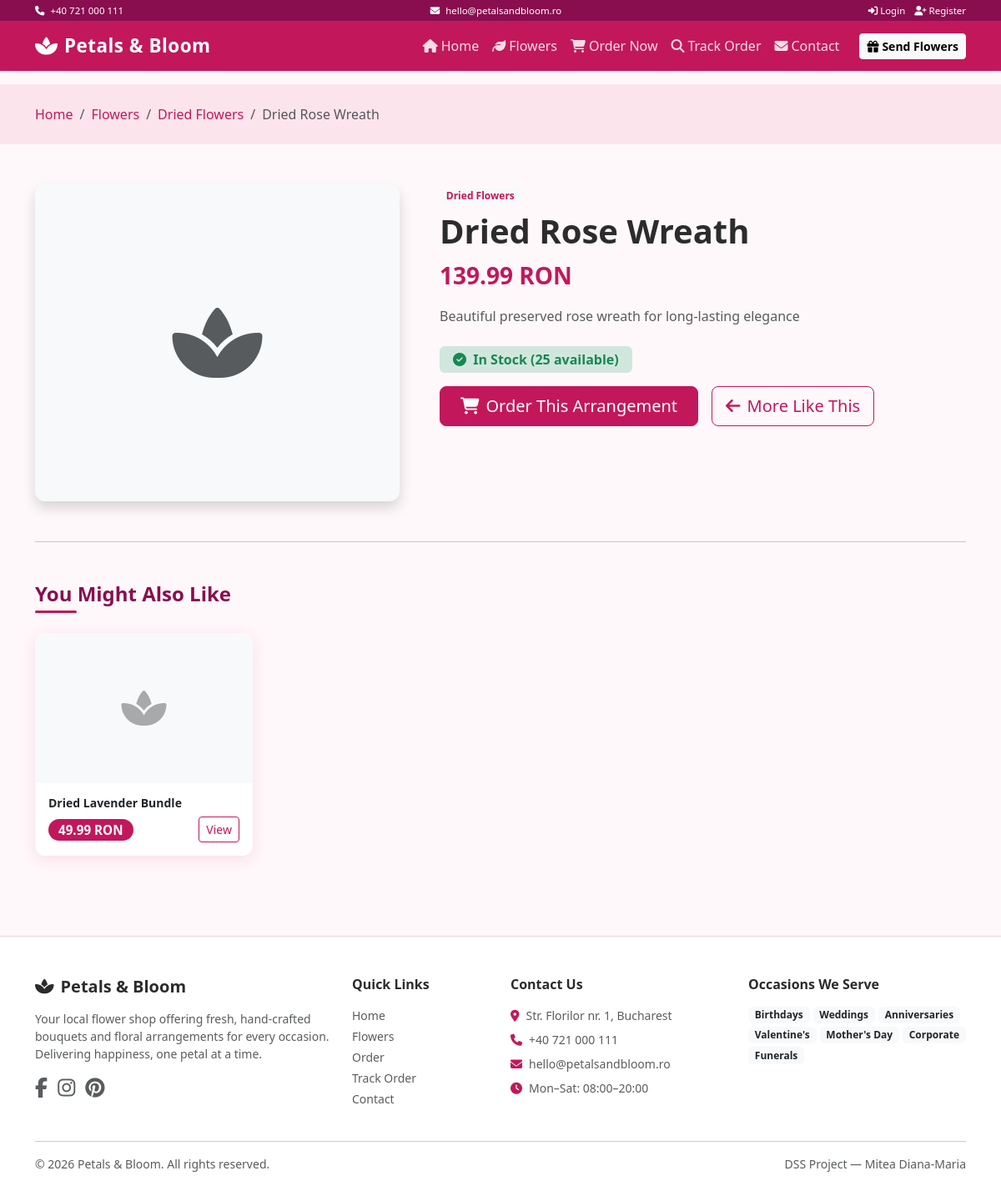
/product.php?id=17, run on the app's committed database.
### tables this page shows
CREATE TABLE `products` (
  `id`             INT UNSIGNED    NOT NULL AUTO_INCREMENT,
  `category_id`    INT UNSIGNED    NOT NULL,
  `name`           VARCHAR(150)    NOT NULL,
  `description`    TEXT            DEFAULT NULL,
  `price`          DECIMAL(10,2)   NOT NULL,
  `stock_quantity` INT             NOT NULL DEFAULT 0,
  `image_path`     VARCHAR(255)    DEFAULT NULL,
  `is_active`      TINYINT(1)      NOT NULL DEFAULT 1,
  `created_at`     TIMESTAMP       DEFAULT CURRENT_TIMESTAMP,
  PRIMARY KEY (`id`),
  CONSTRAINT `fk_products_category`
    FOREIGN KEY (`category_id`) REFERENCES `categories`(`id`)
    ON UPDATE CASCADE ON DELETE RESTRICT
);

CREATE TABLE `categories` (
  `id`          INT UNSIGNED    NOT NULL AUTO_INCREMENT,
  `name`        VARCHAR(100)    NOT NULL,
  `description` TEXT            DEFAULT NULL,
  `image_path`  VARCHAR(255)    DEFAULT NULL,
  `is_active`   TINYINT(1)      NOT NULL DEFAULT 1,
  `created_at`  TIMESTAMP       DEFAULT CURRENT_TIMESTAMP,
  PRIMARY KEY (`id`)
);

### product.php (the view, shortened to what this page needs)
<?php
$conn = getDbConnection();
$id = (int)$_GET['id'];
$stmt = $conn->prepare(
    "SELECT p.*, c.name AS category_name, c.id AS cat_id
     FROM products p
     JOIN categories c ON p.category_id = c.id
     WHERE p.id = ? AND p.is_active = 1"
);
$stmt->bind_param('i', $id);
$stmt->execute();
$product = $stmt->get_result()->fetch_assoc();
$rel = $conn->prepare(
    "SELECT * FROM products WHERE category_id = ? AND id != ? AND is_active = 1 ORDER BY id DESC LIMIT 4"
);
$rel->bind_param('ii', $product['cat_id'], $id);
$rel->execute();
$related = $rel->get_result();
include __DIR__ . '/includes/header.php';
?>
<section class="py-4" style="background:var(--primary-light);">
  <div class="container">
    <nav aria-label="breadcrumb">
      <ol class="breadcrumb mb-0">
        <li class="breadcrumb-item"><a href="<?= $base ?>/index.php">Home</a></li>
        <li class="breadcrumb-item"><a href="<?= $base ?>/products.php">Flowers</a></li>
        <li class="breadcrumb-item">
          <a href="<?= $base ?>/products.php?category_id=<?= (int)$product['cat_id'] ?>">
            <?= htmlspecialchars($product['category_name'], ENT_QUOTES, 'UTF-8') ?>
          </a>
        </li>
        <li class="breadcrumb-item active"><?= htmlspecialchars($product['name'], ENT_QUOTES, 'UTF-8') ?></li>
      </ol>
    </nav>
  </div>
</section>
<section class="py-5">
  <div class="container">
    <div class="row g-5 align-items-start">
      <div class="col-md-5">
        <?php if ($product['image_path']): ?>
          <img src="<?= $base . '/' . htmlspecialchars($product['image_path'], ENT_QUOTES, 'UTF-8') ?>"
               class="img-fluid rounded-custom shadow" alt="<?= htmlspecialchars($product['name'], ENT_QUOTES, 'UTF-8') ?>">
        <?php else: ?>
          <div class="d-flex align-items-center justify-content-center bg-light rounded-custom shadow"
               style="height:380px;">
            <i class="fa fa-spa fa-6x text-muted opacity-40"></i>
          </div>
        <?php endif; ?>
      </div>
      <div class="col-md-7">
        <span class="badge text-bg-light text-primary-custom mb-2">
          <?= htmlspecialchars($product['category_name'], ENT_QUOTES, 'UTF-8') ?>
        </span>
        <h1 class="fw-bold mb-2"><?= htmlspecialchars($product['name'], ENT_QUOTES, 'UTF-8') ?></h1>
        <p class="fs-3 fw-bold text-primary-custom mb-3">
          <?= number_format((float)$product['price'], 2) ?> RON
        </p>
        <p class="text-muted mb-4"><?= nl2br(htmlspecialchars($product['description'] ?? '', ENT_QUOTES, 'UTF-8')) ?></p>
        <div class="mb-3">
          <?php if ((int)$product['stock_quantity'] > 5): ?>
            <span class="badge bg-success-subtle text-success fs-6 px-3 py-2">
              <i class="fa fa-check-circle me-1"></i> In Stock (<?= (int)$product['stock_quantity'] ?> available)
            </span>
          <?php else: ?>
            <span class="badge bg-danger-subtle text-danger fs-6 px-3 py-2">
              <i class="fa fa-times-circle me-1"></i> Out of Stock
            </span>
          <?php endif; ?>
        </div>
        <?php if ((int)$product['stock_quantity'] > 0): ?>
        <div class="d-flex gap-3 flex-wrap">
          <a href="<?= $base ?>/order.php?product_id=<?= (int)$product['id'] ?>"
             class="btn btn-primary btn-lg px-4">
            <i class="fa fa-shopping-cart me-2"></i>Order This Arrangement
          </a>
          <a href="<?= $base ?>/products.php?category_id=<?= (int)$product['cat_id'] ?>"
             class="btn btn-outline-primary btn-lg">
            <i class="fa fa-arrow-left me-2"></i>More Like This
          </a>
        </div>
        <?php endif; ?>
      </div>
    </div>
    <?php if ($related->num_rows > 0): ?>
    <hr class="my-5">
    <h4 class="section-heading mb-4">You Might Also Like</h4>
    <div class="row g-4">
      <?php while ($r = $related->fetch_assoc()): ?>
      <div class="col-6 col-md-3">
        <div class="card product-card h-100">
          <?php if ($r['image_path']): ?>
            <img src="<?= $base . '/' . htmlspecialchars($r['image_path'], ENT_QUOTES, 'UTF-8') ?>"
                 class="card-img-top" alt="<?= htmlspecialchars($r['name'], ENT_QUOTES, 'UTF-8') ?>">
          <?php else: ?>
            <div class="card-img-top d-flex align-items-center justify-content-center bg-light"
                 style="height:180px; border-radius:12px 12px 0 0;">
              <i class="fa fa-spa fa-3x text-muted opacity-50"></i>
            </div>
          <?php endif; ?>
          <div class="card-body">
            <h6 class="fw-semibold small mb-1"><?= htmlspecialchars($r['name'], ENT_QUOTES, 'UTF-8') ?></h6>
            <div class="d-flex justify-content-between align-items-center mt-2">
              <span class="price-badge"><?= number_format((float)$r['price'], 2) ?> RON</span>
              <a href="<?= $base ?>/product.php?id=<?= (int)$r['id'] ?>"
                 class="btn btn-sm btn-outline-primary">View</a>
            </div>
          </div>
        </div>
      </div>
      <?php endwhile; ?>
    </div>
    <?php endif; ?>
  </div>
</section>
<?php include __DIR__ . '/includes/footer.php'; ?>

### assets/css/style.css (style rules this page uses)
:root { --primary: #c2185b; --primary-dark: #880e4f; --primary-light: #fce4ec; --secondary: #2e7d32; --accent: #f8bbd0; --text-dark: #2c2c2c; --text-muted: #6c757d; --bg-light: #fff8fb; --border-radius: 12px; --shadow: 0 4px 20px rgba(194, 24, 91, .12); }
body { font-family: 'Segoe UI', Tahoma, Geneva, Verdana, sans-serif; background-color: var(--bg-light); color: var(--text-dark); }
a { color: var(--primary); text-decoration: none; }
.card { border: none; border-radius: var(--border-radius); box-shadow: var(--shadow); transition: transform .25s, box-shadow .25s; }
.product-card .card-img-top { border-radius: var(--border-radius) var(--border-radius) 0 0; height: 220px; object-fit: cover; }
.product-card .price-badge { background: var(--primary); color: #fff; font-weight: 700; font-size: .95rem; border-radius: 20px; padding: 2px 12px; }
.section-heading { font-weight: 700; color: var(--primary-dark); position: relative; display: inline-block; padding-bottom: 8px; }
.section-heading::after { content: ''; position: absolute; left: 0; bottom: 0; width: 50px; height: 3px; background: var(--primary); border-radius: 2px; }
.btn-primary { background-color: var(--primary); border-color: var(--primary); }
.btn-outline-primary { color: var(--primary); border-color: var(--primary); }
.text-primary-custom { color: var(--primary) !important; }
.rounded-custom { border-radius: var(--border-radius) !important; }

### data on the page
products: category.name "Dried Flowers", name "Dried Rose Wreath", price "139.99", description "Beautiful preserved rose wreath for long-lasting elegance", stock_quantity "25"
products: name "Dried Lavender Bundle", price "49.99"
